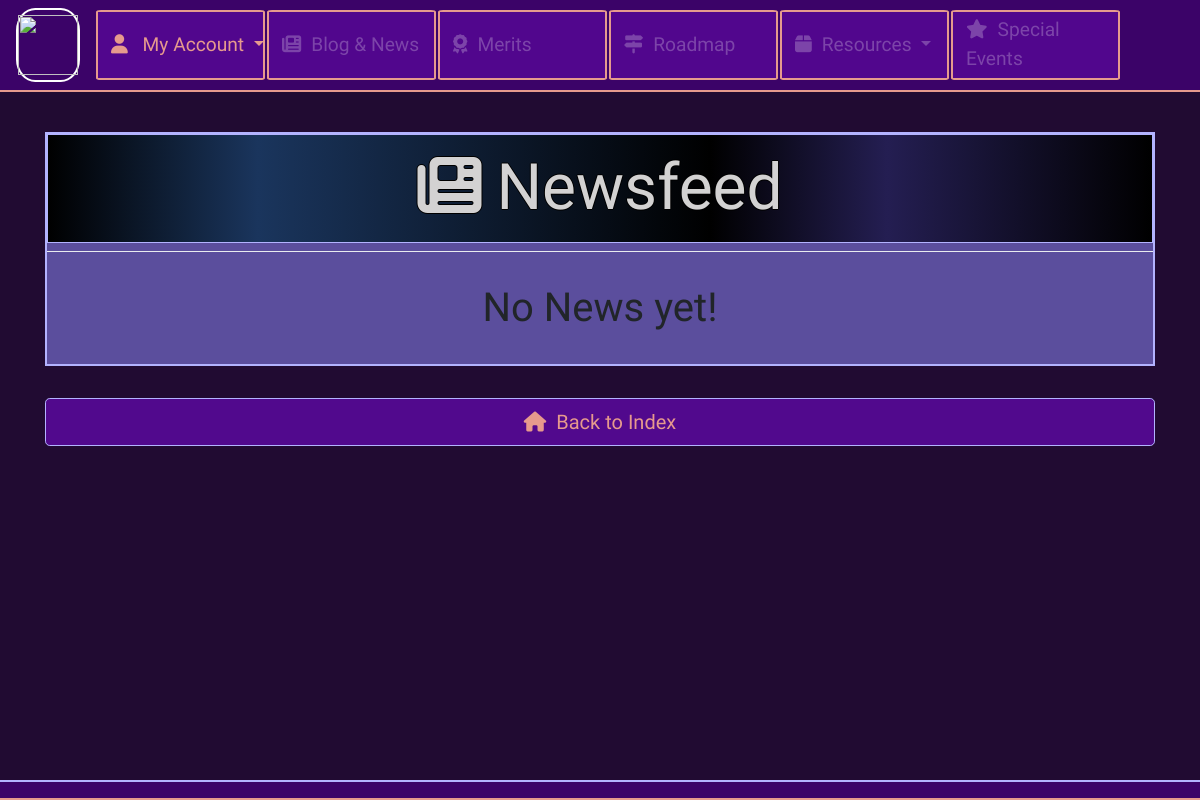
The page /news/ on the database as committed earlier.
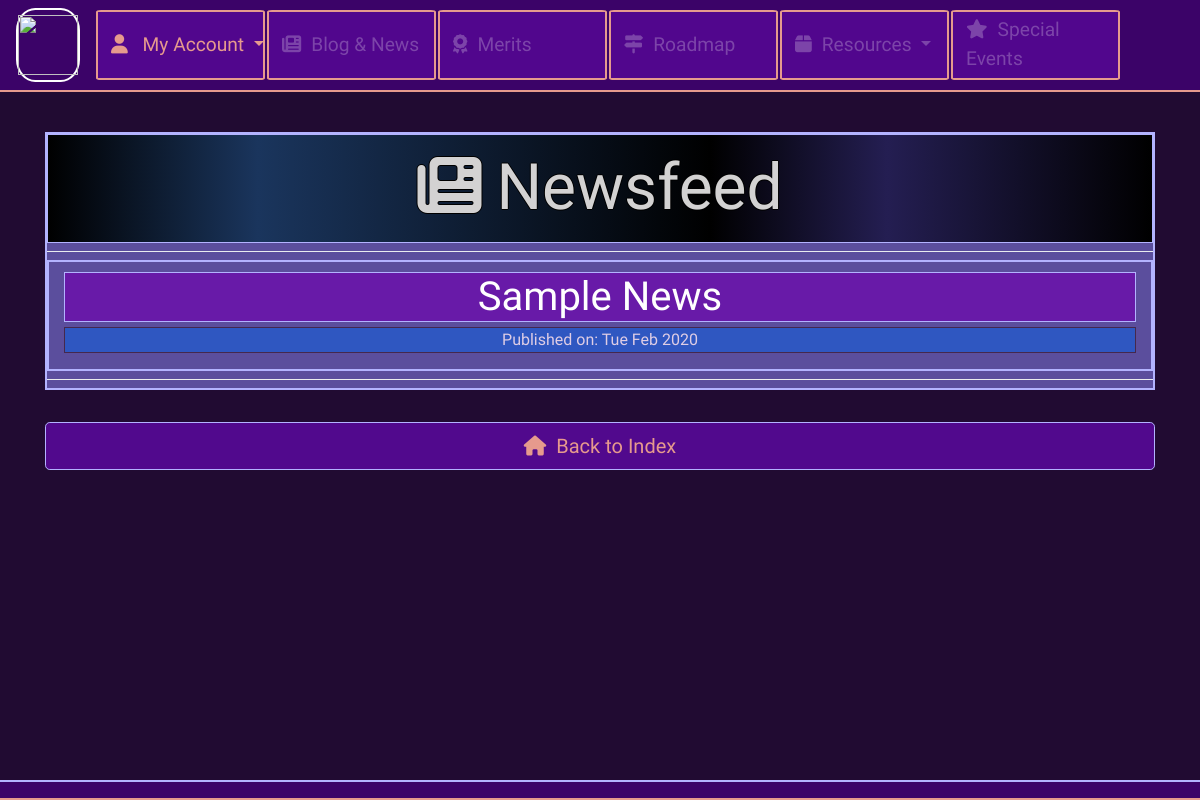
The same page on the database as committed later.
### news/models.py (models this page shows, shortened)
class News(models.Model):
    author = models.ForeignKey(UserAuthor,on_delete=models.CASCADE)
    title = models.CharField(max_length=200)
    text = models.TextField()
    created_date = models.DateTimeField(default=timezone.now)
    image_file = models.FileField(upload_to='documents/news_image/',default='ADD IMAGE')
    published_date = models.DateTimeField(blank=True, null=True)

### news/views.py (the view)
# urls.py: path('',views.NewsListView.as_view(),name='news_list'),
class NewsListView(ListView):
    model = News
    def get_queryset(self):
        return News.objects.filter(published_date__lte=timezone.now()).order_by('-published_date')

### news/templates/news/news_list.html (shortened to what this page needs)
{% extends 'base.html' %}
{% load static %}
{% block content %}
<div class="container" style='margin-top: 40px;'>
  <div class="jumbotron jumbotron-fluid" style="margin-top: 0px; padding:0px; border: 2px solid #b3b3ff; background-color: #5b4e9d">
    <h1 class="title-merits archivo-black-font" style='border: 1px solid #b3b3ff;'><span class='fas fa-newspaper' style='padding-right:15px;'></span>Newsfeed</h1>
    <div class="dropdown-divider"></div>
    {% if news_list %}
      {% for news in news_list %}
        <div class="container" style='border: 2px solid #b3b3ff;'>
              <h1 class='firstfont dropdown-color odibee' style='border: 1px solid #b3b3ff; margin: 10px 0px 5px 0px;'><a href="{% url 'news:detail_news' pk=news.pk %}" style='color: inherit;'>{{ news.title }}</a></h1>
              <div class="date">
                  <p class='badges-paragraph odibee'>Published on: {{ news.published_date|date:"D M Y"}}</p>
              </div>
        </div>
        <div class="dropdown-divider"></div>
      {% endfor %}
    {% else %}
      <br>
      <h1 class='odibee' style='text-align:center;'>No News yet!</h1>
      <br>
    {% endif %}
  </div>
  <a style='button' class='btn btn-primary custom-btn btn-lg btn-block share-tech-font' href="{% url 'homepage' %}" role='button'><span class='fas fa-home' style='margin-right:10px;'></span>Back to Index</a>
</div>
{% endblock %}

Rows that differ between the two databases and show on the page:
added News: title "Sample News", published_date "Tue Feb 2020"
Other text that changed with them:
text no longer shown: "No News yet!"
